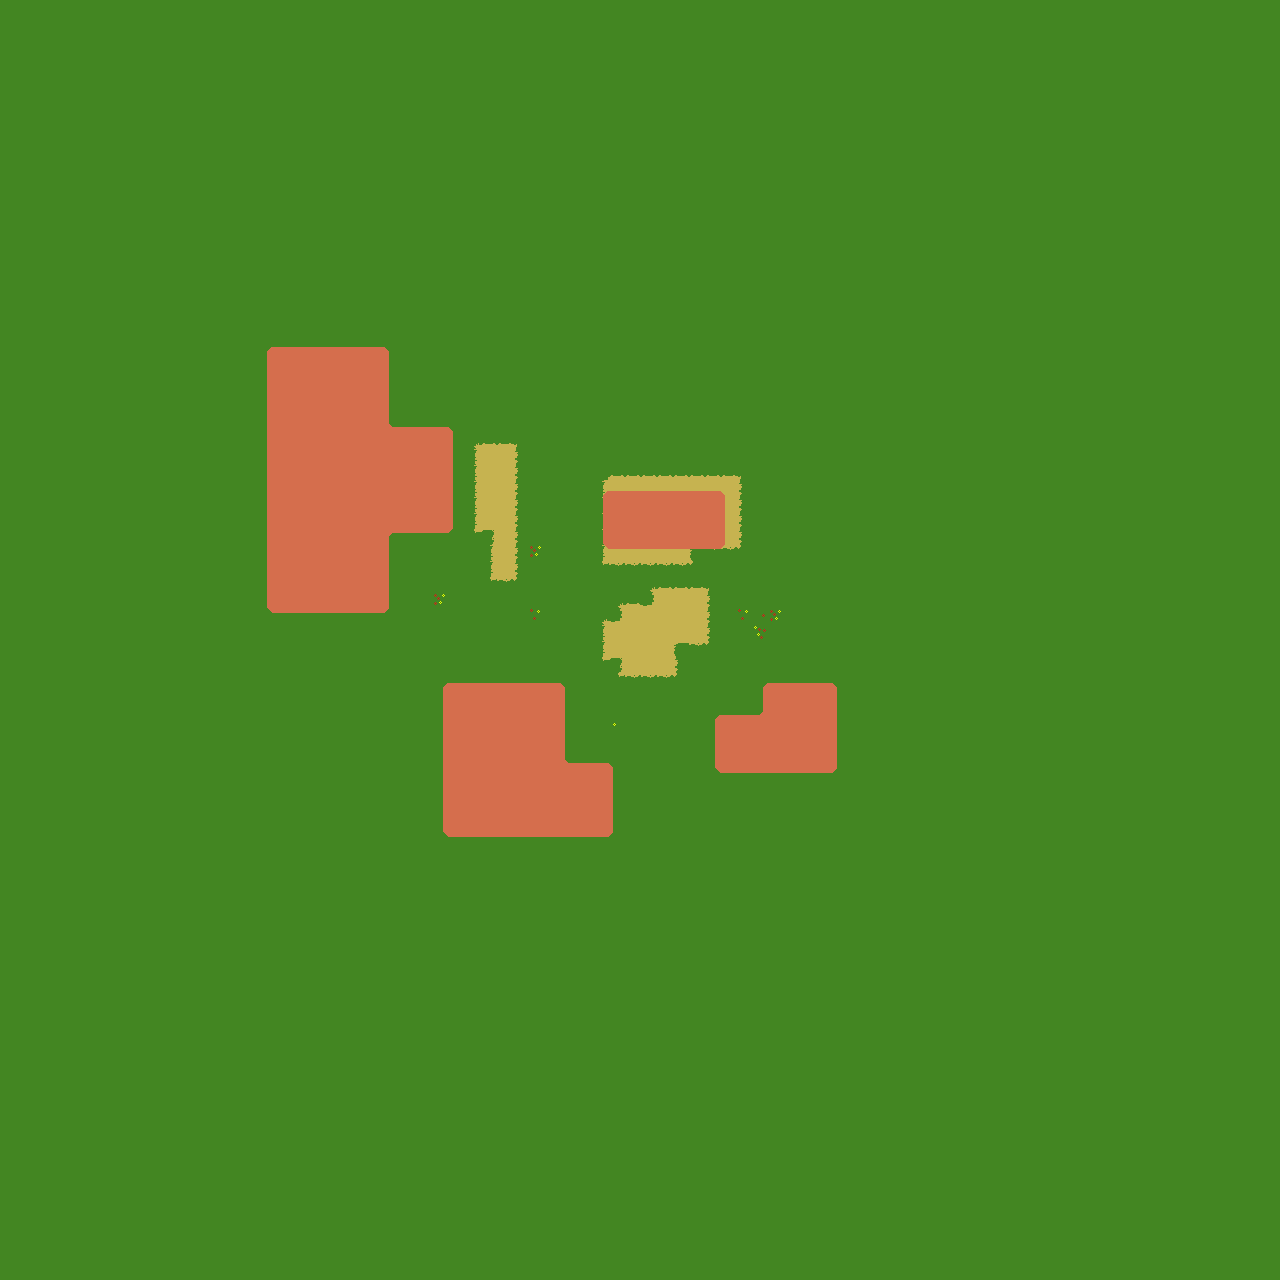

This is a level from a 2D game, rendered from its Tiled map with the project's own tilesets. A one-line summary and the map file follow, with tile-layer data summarised:
An orthogonal 80x80 tile map with 16x16 px tiles, 3 tile layers (ground, roof, roof2).

<map version="1.10" tiledversion="1.10.1" orientation="orthogonal" renderorder="right-down" width="80" height="80" tilewidth="16" tileheight="16" infinite="0" nextlayerid="4" nextobjectid="1">
 <editorsettings>
  <export target="../TileMaps/tilemap1.csv" format="csv" />
 </editorsettings>
 <tileset firstgid="1" name="tileset7" tilewidth="16" tileheight="16" tilecount="100" columns="10">
  <image source="../tileset7.png" width="160" height="160" />
 </tileset>
 <layer id="1" name="ground" width="80" height="80">
  <data>[6400 cells, 6400 non-empty, 18 distinct tile ids]</data>
 </layer>
 <layer id="2" name="roof" width="80" height="80">
  <data>[6400 cells, 261 non-empty, 1 distinct tile ids]</data>
 </layer>
 <layer id="3" name="roof2" width="80" height="80">
  <data>[6400 cells, 152 non-empty, 11 distinct tile ids]</data>
 </layer>
</map>
